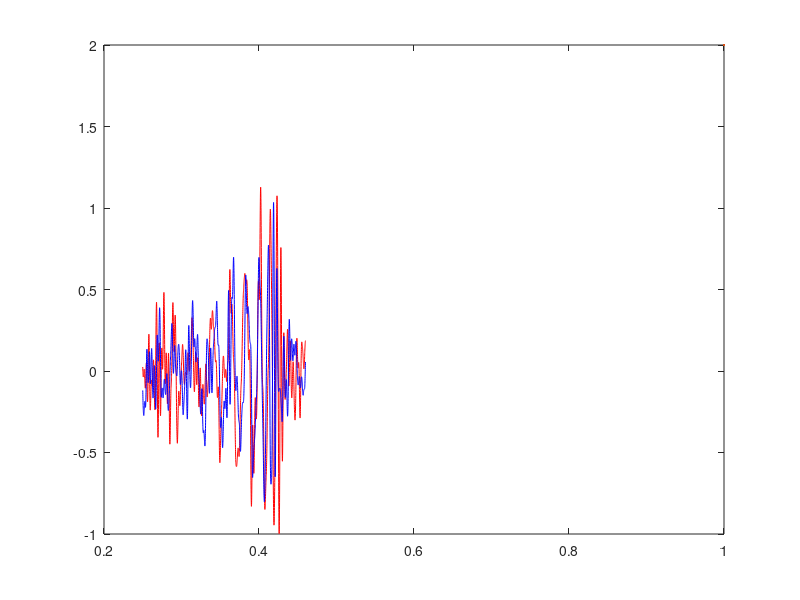

The MATLAB script that drew this image: (Note: this script raises an error after producing the figure.)
% load
% readcell

% Importeer en vertaal de data uit Louisiana naar een array
Louisiana = importdata('Louisiana_GW150914.txt').data;
% Importeer en vertaal de data uit Washington naar een array
Washington = importdata('Washington_GW150914.txt').data;

% : Alle elementen in die demensie
% ; blokkeert code dat anders in de terminal zou komen
% , scheid elementen in een bijvoorbeeld een array

% Scheid de variabelen Louisiana in tijd en strain
Tijd_Louisiana = Louisiana(:,1);
Strain_Louisiana  = Louisiana(:,2);

% Scheid de variabelen Washington in tijd en strain
Tijd_Washington = Washington(:,1);
Strain_Washington  = Washington(:,2);

% Verander de data naar een cell array
Louisiana_text = importdata('Louisiana_GW150914.txt').textdata;
Washington_text = importdata('Washington_GW150914.txt').textdata;

% Verander naar character string
text_char = char(Louisiana_text);

% Haal de x en y labels op
text_x = text_char(1:15);
text_y = text_char(26:end);


% Plot de data uit Louisiana
fig1 = plot(Tijd_Louisiana, Strain_Louisiana, Color="red", LineWidth=2);

% Behoud de Lousiana data, waardoor er twee plots kunnen worden overlapt
hold on;

% Plot het Washington figuur
fig2 = plot(Tijd_Washington, Strain_Washington, Color="blue", LineWidth=2);

% Maak de legenda
legend("Louisiana", "Washington", FontSize=13);

% zet de uitlijning aan
grid on;

% definieer de labels op de x en y assen
xlabel(text_x)
ylabel(text_y)